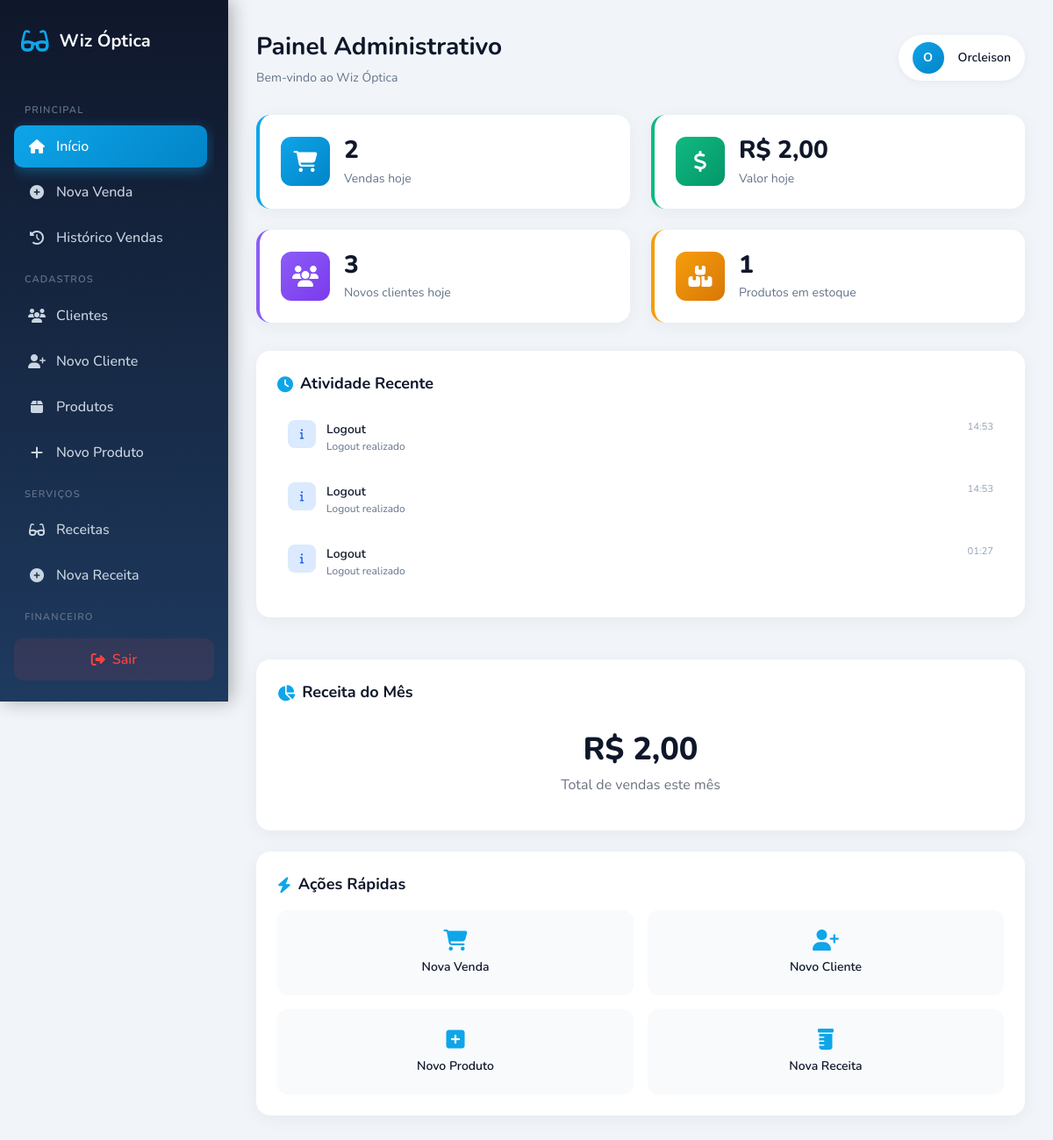
The app's page /otica/views/admin/index.php (signed in) with its own data.
### tables this page shows
CREATE TABLE `logs` (
  `id` bigint(20) UNSIGNED NOT NULL,
  `usuario_id` int(11) DEFAULT NULL,
  `acao` varchar(100) DEFAULT NULL,
  `detalhes` text DEFAULT NULL,
  `data` timestamp NOT NULL DEFAULT current_timestamp()
);

### otica/views/admin/index.php (the view, shortened to what this page needs)
<?php
$db = Database::getInstance()->getConnection();
$pageTitle = 'Painel Administrativo';
$moduleName = 'Bem-vindo ao Wiz Óptica';
try {
    $stmt = $db->prepare("SELECT COUNT(*) as total, COALESCE(SUM(total), 0) as valor FROM vendas WHERE DATE(data_venda) = CURDATE()");
    $stmt->execute();
    $vendasHoje = $stmt->fetch();
    $stmt = $db->prepare("SELECT COUNT(*) as total FROM clientes WHERE DATE(criado_em) = CURDATE()");
    $stmt->execute();
    $novosClientes = $stmt->fetch();
    $stmt = $db->prepare("SELECT COUNT(*) as total FROM produtos WHERE estoque > 0");
    $stmt->execute();
    $produtosEstoque = $stmt->fetch();
    $stmt = $db->prepare("SELECT COALESCE(SUM(total), 0) as valor FROM vendas WHERE MONTH(data_venda) = MONTH(CURDATE()) AND YEAR(data_venda) = YEAR(CURDATE())");
    $stmt->execute();
    $receitaMes = $stmt->fetch();
    $stmt = $db->query("SELECT * FROM logs ORDER BY id DESC LIMIT 10");
    $atividades = $stmt->fetchAll();
} catch (PDOException $e) {
    error_log("Erro: " . $e->getMessage());
    $vendasHoje = ['total' => 0, 'valor' => 0];
    $novosClientes = ['total' => 0];
    $produtosEstoque = ['total' => 0];
    $receitaMes = ['valor' => 0];
    $atividades = [];
}
$vendasHoje['total'] = $vendasHoje['total'] ?? 0;
$vendasHoje['valor'] = $vendasHoje['valor'] ?? 0;
$novosClientes['total'] = $novosClientes['total'] ?? 0;
$produtosEstoque['total'] = $produtosEstoque['total'] ?? 0;
$receitaMes['valor'] = $receitaMes['valor'] ?? 0;
?>
<!DOCTYPE html>
<html lang="pt-BR">
<head>
    <link rel="stylesheet" href="https://cdnjs.cloudflare.com/ajax/libs/font-awesome/6.4.0/css/all.min.css">
    <script src="https://cdn.tailwindcss.com"></script>
</head>
<body>
    <aside class="sidebar">
        <div class="sidebar-logo">
            <i class="fas fa-glasses"></i>
            <h1>Wiz Óptica</h1>
        </div>
        <div class="menu-scroll">
            <div class="menu-group">
                <p class="menu-title">Principal</p>
                <a href="index.php" class="menu-item active">
                    <i class="fas fa-home"></i>
                    <span>Início</span>
                </a>
                <a href="../vendas/nova.php" class="menu-item">
                    <i class="fas fa-plus-circle"></i>
                    <span>Nova Venda</span>
                </a>
                <a href="../vendas/historico.php" class="menu-item">
                    <i class="fas fa-history"></i>
                    <span>Histórico Vendas</span>
                </a>
            </div>
            <div class="menu-group">
                <p class="menu-title">Cadastros</p>
                <a href="../clientes/index.php" class="menu-item">
                    <i class="fas fa-users"></i>
                    <span>Clientes</span>
                </a>
                <a href="../clientes/novo.php" class="menu-item">
                    <i class="fas fa-user-plus"></i>
                    <span>Novo Cliente</span>
                </a>
                <a href="../produtos/index.php" class="menu-item">
                    <i class="fas fa-box"></i>
                    <span>Produtos</span>
                </a>
                <a href="../produtos/novo.php" class="menu-item">
                    <i class="fas fa-plus"></i>
                    <span>Novo Produto</span>
                </a>
            </div>
            <div class="menu-group">
                <p class="menu-title">Serviços</p>
                <a href="../receitas/index.php" class="menu-item">
                    <i class="fas fa-glasses"></i>
                    <span>Receitas</span>
                </a>
                <a href="../receitas/nova.php" class="menu-item">
                    <i class="fas fa-plus-circle"></i>
                    <span>Nova Receita</span>
                </a>
            </div>
            <div class="menu-group">
                <p class="menu-title">Financeiro</p>
                <a href="../financeiro/relatorio.php" class="menu-item">
                </a>
            </div>
        </div>
        <button onclick="logout()" class="btn-logout">
            <i class="fas fa-sign-out-alt"></i>
            <span>Sair</span>
        </button>
    </aside>
    <main class="main-content">
        <header class="page-header">
            <div>
                <h1 class="page-title-page"><?php echo $pageTitle; ?></h1>
                <p class="page-subtitle"><?php echo $moduleName; ?></p>
            </div>
            <div class="user-info">
                <div class="user-avatar">
                    <?php echo strtoupper(substr($_SESSION['usuario_nome'] ?? 'U', 0, 1)); ?>
                </div>
                <div class="user-name"><?php echo htmlspecialchars($_SESSION['usuario_nome'] ?? 'Usuário'); ?></div>
            </div>
        </header>
        <div class="stats-grid">
            <div class="stat-card blue">
                <div class="stat-icon blue">
                    <i class="fas fa-shopping-cart"></i>
                </div>
                <div class="stat-info">
                    <div class="stat-value"><?php echo $vendasHoje['total']; ?></div>
                    <div class="stat-label">Vendas hoje</div>
                </div>
            </div>
            <div class="stat-card green">
                <div class="stat-icon green">
                    <i class="fas fa-dollar-sign"></i>
                </div>
                <div class="stat-info">
                    <div class="stat-value">R$ <?php echo number_format($vendasHoje['valor'], 2, ',', '.'); ?></div>
                    <div class="stat-label">Valor hoje</div>
                </div>
            </div>
            <div class="stat-card purple">
                <div class="stat-icon purple">
                    <i class="fas fa-users"></i>
                </div>
                <div class="stat-info">
                    <div class="stat-value"><?php echo $novosClientes['total']; ?></div>
                    <div class="stat-label">Novos clientes hoje</div>
                </div>
            </div>
            <div class="stat-card orange">
                <div class="stat-icon orange">
                    <i class="fas fa-boxes"></i>
                </div>
                <div class="stat-info">
                    <div class="stat-value"><?php echo $produtosEstoque['total']; ?></div>
                    <div class="stat-label">Produtos em estoque</div>
                </div>
            </div>
        </div>
        <div class="grid-2">
            <div class="card">
                <h2 class="card-title">
                    <i class="fas fa-clock"></i>
                    Atividade Recente
                </h2>
                <div class="activity-list">
                    <?php if (empty($atividades)): ?>
                        <p class="text-gray-500 text-center py-4">Nenhuma atividade recente</p>
                    <?php else: ?>
                        <?php foreach ($atividades as $atividade): ?>
                            <div class="activity-item">
                                <div class="activity-icon info">
                                    <i class="fas fa-info"></i>
                                </div>
                                <div class="activity-content">
                                    <div class="activity-title"><?php echo htmlspecialchars(ucfirst($atividade['acao'])); ?></div>
                                    <div class="activity-desc"><?php echo htmlspecialchars($atividade['detalhes']); ?></div>
                                </div>
                                <div class="activity-time"><?php echo date('H:i', strtotime($atividade['data'])); ?></div>
                            </div>
                        <?php endforeach; ?>
                    <?php endif; ?>
                </div>
            </div>
            <div class="card">
                <h2 class="card-title">
                    <i class="fas fa-chart-pie"></i>
                    Receita do Mês
                </h2>
                <div class="text-center py-4">
                    <div class="text-4xl font-extrabold text-darkblue mb-2">
                        R$ <?php echo number_format($receitaMes['valor'], 2, ',', '.'); ?>
                    </div>
                    <p class="text-gray-500">Total de vendas este mês</p>
                </div>
            </div>
        </div>
        <div class="card">
            <h2 class="card-title">
                <i class="fas fa-bolt"></i>
                Ações Rápidas
            </h2>
            <div class="quick-actions">
                <a href="../vendas/nova.php" class="quick-action">
                    <i class="fas fa-shopping-cart"></i>
                    <span>Nova Venda</span>
                </a>
                <a href="../clientes/novo.php" class="quick-action">
                    <i class="fas fa-user-plus"></i>
                    <span>Novo Cliente</span>
                </a>
                <a href="../produtos/novo.php" class="quick-action">
                    <i class="fas fa-plus-square"></i>
                    <span>Novo Produto</span>
                </a>
                <a href="../receitas/nova.php" class="quick-action">
                    <i class="fas fa-prescription-bottle"></i>
                    <span>Nova Receita</span>
                </a>
            </div>
        </div>
    </main>
</body>
</html>

### records on screen
logs: acao "Logout", detalhes "Logout realizado", data "14:53"
logs: acao "Logout", detalhes "Logout realizado", data "14:53"
logs: acao "Logout", detalhes "Logout realizado", data "01:27"

### other values on screen
$pageTitle "Painel Administrativo"
$moduleName "Bem-vindo ao Wiz Óptica"
substr($_SESSION['usuario_nome'] ?? 'U', 0, 1) "O"
$_SESSION['usuario_nome'] "Orcleison"
$vendasHoje['total'] "2"
$vendasHoje['valor'] "2,00"
$novosClientes['total'] "3"
$produtosEstoque['total'] "1"
$receitaMes['valor'] "2,00"
